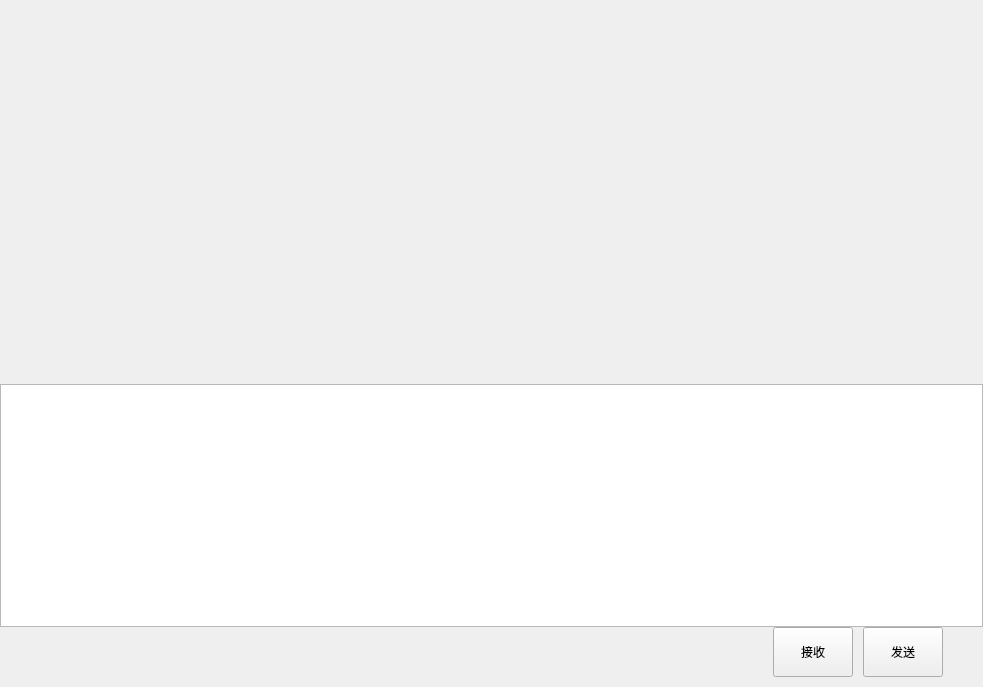
<?xml version="1.0" encoding="UTF-8"?>
<ui version="4.0">
 <class>ChatPage</class>
 <widget class="QWidget" name="ChatPage">
  <property name="geometry">
   <rect>
    <x>0</x>
    <y>0</y>
    <width>983</width>
    <height>687</height>
   </rect>
  </property>
  <property name="windowTitle">
   <string>Form</string>
  </property>
  <layout class="QVBoxLayout" name="verticalLayout">
   <property name="spacing">
    <number>0</number>
   </property>
   <property name="leftMargin">
    <number>0</number>
   </property>
   <property name="topMargin">
    <number>0</number>
   </property>
   <property name="rightMargin">
    <number>0</number>
   </property>
   <property name="bottomMargin">
    <number>0</number>
   </property>
   <item>
    <widget class="QWidget" name="chat_data_wid" native="true">
     <property name="styleSheet">
      <string notr="true"/>
     </property>
     <layout class="QVBoxLayout" name="verticalLayout_4">
      <property name="spacing">
       <number>0</number>
      </property>
      <property name="leftMargin">
       <number>0</number>
      </property>
      <property name="topMargin">
       <number>0</number>
      </property>
      <property name="rightMargin">
       <number>0</number>
      </property>
      <property name="bottomMargin">
       <number>0</number>
      </property>
      <item>
       <widget class="QWidget" name="title_wid" native="true">
        <property name="sizePolicy">
         <sizepolicy hsizetype="Preferred" vsizetype="Fixed">
          <horstretch>0</horstretch>
          <verstretch>1</verstretch>
         </sizepolicy>
        </property>
        <property name="minimumSize">
         <size>
          <width>0</width>
          <height>80</height>
         </size>
        </property>
        <property name="maximumSize">
         <size>
          <width>16777215</width>
          <height>80</height>
         </size>
        </property>
        <property name="styleSheet">
         <string notr="true"/>
        </property>
        <layout class="QHBoxLayout" name="horizontalLayout_3">
         <property name="spacing">
          <number>0</number>
         </property>
         <property name="leftMargin">
          <number>20</number>
         </property>
         <property name="topMargin">
          <number>0</number>
         </property>
         <property name="rightMargin">
          <number>0</number>
         </property>
         <property name="bottomMargin">
          <number>0</number>
         </property>
         <item>
          <widget class="QWidget" name="widget_2" native="true">
           <layout class="QHBoxLayout" name="horizontalLayout_4">
            <property name="leftMargin">
             <number>0</number>
            </property>
            <property name="topMargin">
             <number>0</number>
            </property>
            <property name="rightMargin">
             <number>0</number>
            </property>
            <property name="bottomMargin">
             <number>0</number>
            </property>
            <item>
             <widget class="QLabel" name="title_lb">
              <property name="text">
               <string/>
              </property>
             </widget>
            </item>
           </layout>
          </widget>
         </item>
        </layout>
       </widget>
      </item>
      <item>
       <widget class="ChatView" name="chat_data_list" native="true">
        <property name="styleSheet">
         <string notr="true"/>
        </property>
       </widget>
      </item>
      <item>
       <widget class="QWidget" name="tool_wid" native="true">
        <property name="minimumSize">
         <size>
          <width>0</width>
          <height>60</height>
         </size>
        </property>
        <property name="maximumSize">
         <size>
          <width>16777215</width>
          <height>60</height>
         </size>
        </property>
        <property name="styleSheet">
         <string notr="true"/>
        </property>
        <layout class="QHBoxLayout" name="horizontalLayout_5">
         <property name="spacing">
          <number>0</number>
         </property>
         <property name="leftMargin">
          <number>0</number>
         </property>
         <property name="topMargin">
          <number>0</number>
         </property>
         <property name="rightMargin">
          <number>0</number>
         </property>
         <property name="bottomMargin">
          <number>0</number>
         </property>
         <item>
          <widget class="ClickedLabel" name="emo_lb">
           <property name="sizePolicy">
            <sizepolicy hsizetype="Fixed" vsizetype="Fixed">
             <horstretch>0</horstretch>
             <verstretch>0</verstretch>
            </sizepolicy>
           </property>
           <property name="minimumSize">
            <size>
             <width>50</width>
             <height>50</height>
            </size>
           </property>
           <property name="maximumSize">
            <size>
             <width>16777215</width>
             <height>60</height>
            </size>
           </property>
           <property name="text">
            <string/>
           </property>
          </widget>
         </item>
         <item>
          <spacer name="horizontalSpacer_4">
           <property name="orientation">
            <enum>Qt::Horizontal</enum>
           </property>
           <property name="sizeType">
            <enum>QSizePolicy::Fixed</enum>
           </property>
           <property name="sizeHint" stdset="0">
            <size>
             <width>40</width>
             <height>20</height>
            </size>
           </property>
          </spacer>
         </item>
         <item>
          <widget class="ClickedLabel" name="file_lb">
           <property name="sizePolicy">
            <sizepolicy hsizetype="Fixed" vsizetype="Fixed">
             <horstretch>0</horstretch>
             <verstretch>0</verstretch>
            </sizepolicy>
           </property>
           <property name="minimumSize">
            <size>
             <width>50</width>
             <height>50</height>
            </size>
           </property>
           <property name="maximumSize">
            <size>
             <width>16777215</width>
             <height>60</height>
            </size>
           </property>
           <property name="text">
            <string/>
           </property>
          </widget>
         </item>
         <item>
          <spacer name="horizontalSpacer_5">
           <property name="orientation">
            <enum>Qt::Horizontal</enum>
           </property>
           <property name="sizeType">
            <enum>QSizePolicy::Expanding</enum>
           </property>
           <property name="sizeHint" stdset="0">
            <size>
             <width>40</width>
             <height>20</height>
            </size>
           </property>
          </spacer>
         </item>
        </layout>
       </widget>
      </item>
      <item>
       <widget class="MessageTextEdit" name="chat_edit">
        <property name="sizePolicy">
         <sizepolicy hsizetype="Preferred" vsizetype="Preferred">
          <horstretch>0</horstretch>
          <verstretch>0</verstretch>
         </sizepolicy>
        </property>
        <property name="minimumSize">
         <size>
          <width>0</width>
          <height>150</height>
         </size>
        </property>
        <property name="styleSheet">
         <string notr="true"/>
        </property>
       </widget>
      </item>
      <item>
       <widget class="QWidget" name="send_wid" native="true">
        <property name="minimumSize">
         <size>
          <width>0</width>
          <height>60</height>
         </size>
        </property>
        <property name="maximumSize">
         <size>
          <width>16777215</width>
          <height>60</height>
         </size>
        </property>
        <property name="styleSheet">
         <string notr="true"/>
        </property>
        <layout class="QHBoxLayout" name="horizontalLayout_6">
         <property name="spacing">
          <number>10</number>
         </property>
         <property name="leftMargin">
          <number>0</number>
         </property>
         <property name="topMargin">
          <number>0</number>
         </property>
         <property name="rightMargin">
          <number>0</number>
         </property>
         <property name="bottomMargin">
          <number>20</number>
         </property>
         <item>
          <spacer name="horizontalSpacer_6">
           <property name="orientation">
            <enum>Qt::Horizontal</enum>
           </property>
           <property name="sizeType">
            <enum>QSizePolicy::Expanding</enum>
           </property>
           <property name="sizeHint" stdset="0">
            <size>
             <width>40</width>
             <height>20</height>
            </size>
           </property>
          </spacer>
         </item>
         <item>
          <spacer name="horizontalSpacer_8">
           <property name="orientation">
            <enum>Qt::Horizontal</enum>
           </property>
           <property name="sizeType">
            <enum>QSizePolicy::Fixed</enum>
           </property>
           <property name="sizeHint" stdset="0">
            <size>
             <width>40</width>
             <height>20</height>
            </size>
           </property>
          </spacer>
         </item>
         <item>
          <widget class="ClickedBtn" name="receive_btn">
           <property name="sizePolicy">
            <sizepolicy hsizetype="Fixed" vsizetype="Fixed">
             <horstretch>0</horstretch>
             <verstretch>0</verstretch>
            </sizepolicy>
           </property>
           <property name="minimumSize">
            <size>
             <width>80</width>
             <height>50</height>
            </size>
           </property>
           <property name="text">
            <string>接收</string>
           </property>
          </widget>
         </item>
         <item>
          <widget class="ClickedBtn" name="send_btn">
           <property name="sizePolicy">
            <sizepolicy hsizetype="Fixed" vsizetype="Fixed">
             <horstretch>0</horstretch>
             <verstretch>0</verstretch>
            </sizepolicy>
           </property>
           <property name="minimumSize">
            <size>
             <width>80</width>
             <height>50</height>
            </size>
           </property>
           <property name="text">
            <string>发送</string>
           </property>
          </widget>
         </item>
         <item>
          <spacer name="horizontalSpacer_7">
           <property name="orientation">
            <enum>Qt::Horizontal</enum>
           </property>
           <property name="sizeType">
            <enum>QSizePolicy::Fixed</enum>
           </property>
           <property name="sizeHint" stdset="0">
            <size>
             <width>40</width>
             <height>20</height>
            </size>
           </property>
          </spacer>
         </item>
        </layout>
       </widget>
      </item>
     </layout>
    </widget>
   </item>
  </layout>
 </widget>
 <customwidgets>
  <customwidget>
   <class>ClickedBtn</class>
   <extends>QPushButton</extends>
   <header location="global">clickedbtn.h</header>
  </customwidget>
  <customwidget>
   <class>ClickedLabel</class>
   <extends>QLabel</extends>
   <header location="global">clickedlabel.h</header>
  </customwidget>
  <customwidget>
   <class>ChatView</class>
   <extends>QWidget</extends>
   <header>chatview.h</header>
   <container>1</container>
  </customwidget>
  <customwidget>
   <class>MessageTextEdit</class>
   <extends>QTextEdit</extends>
   <header location="global">messagetextedit.h</header>
  </customwidget>
 </customwidgets>
 <resources/>
 <connections/>
</ui>
